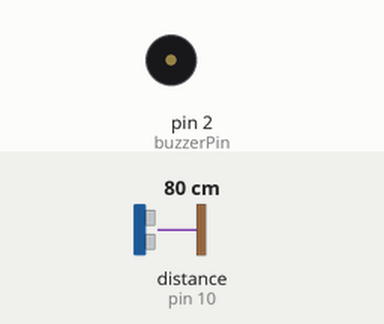
A sketch run on a simulated Arduino Uno, built with avr-gcc and run on an emulated ATmega328P. Shown: buzzer (waves = sounding). Wiring (inferred from the names in the program): ultrasonic range finder: trigger pin 9; echo pin 10. The test bench sets the inputs (shaded band); at power-on: distance to the obstacle (sensor on pin 10) 80 cm. The echo pulse lasts 58.3 µs per cm; what the sketch prints to the serial monitor is not drawn.

Above: at 1.2 s.
1.3 s: distance to the obstacle (sensor on pin 10) set to 55 cm
At 3.25 s:
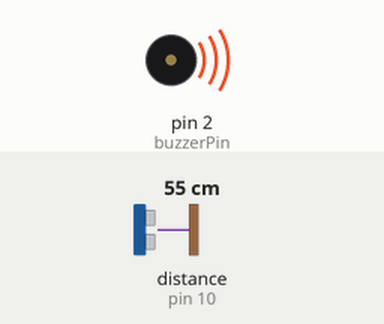
4.5 s: distance to the obstacle (sensor on pin 10) set to 48 cm
At 6.0 s:
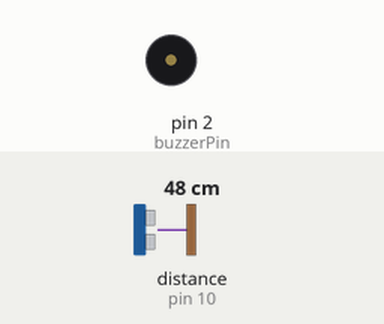
8.0 s: distance to the obstacle (sensor on pin 10) set to 60 cm
Timing chart, 0 to 18.5 s (numbered marks = the images above; inputs shaded):
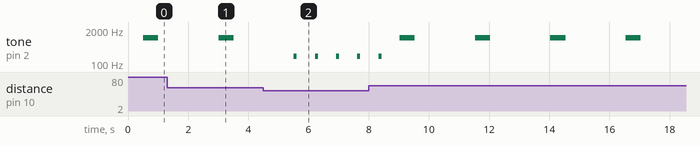

The sketch:

sensore_di_distanza_buzzer.ino
```cpp
#define triggerPort 9
#define echoPort 10
int buzzerPin = 2;

int incomingByte;     // a variable to read incoming serial data into / variable for reading from serial port - from p5.js


void setup() {

pinMode(triggerPort, OUTPUT);
pinMode(echoPort, INPUT);
pinMode(buzzerPin, OUTPUT);
Serial.begin (9600); // inizializza il seriale per la comunicazione. velocità di trasmissione 9600 bps
//Serial.setTimeout(10); // set the timeout for parseInt
Serial.print( "Sensore Ultrasuoni: ");
}

void loop() {
if (Serial.available() > 0) { // if there's serial data available
    incomingByte = Serial.read();   // read it
  }

//porta bassa l'uscita del trigger
digitalWrite( triggerPort, LOW );
//invia un impulso di 10microsec su trigger
digitalWrite( triggerPort, HIGH );
delayMicroseconds( 10 );
digitalWrite( triggerPort, LOW );

long durata = pulseIn( echoPort, HIGH );
long distanza = 0.034 * durata / 2;

// Serial.print(distanza);
Serial.println(" cm     ");
Serial.write(distanza);
delay(500);

if(distanza <= 100 && distanza >= 50){
  // buzz lungo
  tone(buzzerPin, 1000, 500);
  delay(2000);
  }
else if (distanza < 50 && distanza >= 0){
  // buzz più frequente
  tone(buzzerPin, 200,100);
  delay(200);
  } else {
    //no buzz
    noTone(buzzerPin);     // Stop sound...
    delay(1000);
  }
}
```

Measured:
- the behaviour switches between 51 and 50 cm on distance to the obstacle (sensor on pin 10) (found by bisection; images 1 and 2)
- by itself, tone on pin 2 (buzzerPin): plays 200 Hz for 0.10 s, 1000 Hz for 0.50 s, 1000 Hz for 0.50 s, 1000 Hz for 0.50 s, 1000 Hz for 0.50 s
